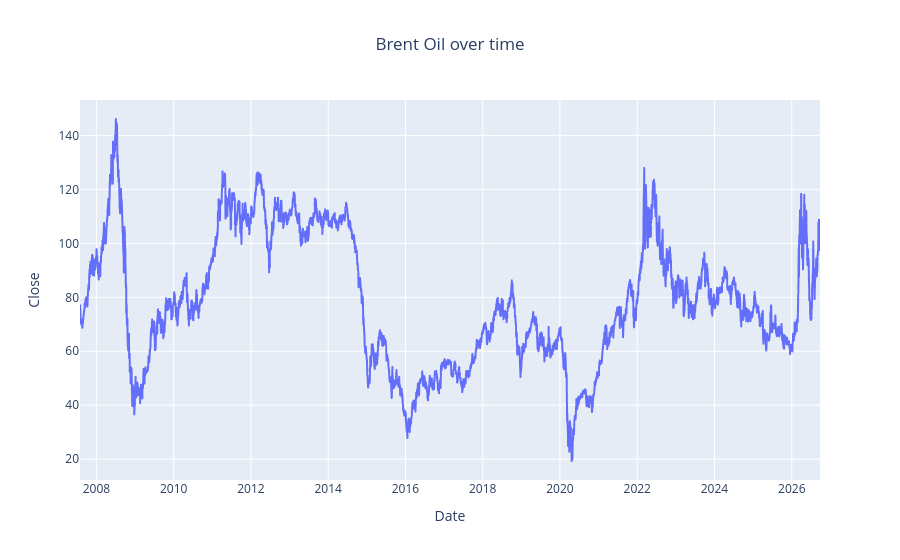

Notebook source saved alongside this figure:
### Code cell
# Dynamic visualisation
fig = px.line(brent_oil,
              x=brent_oil.index,
              y="Close",
              title='Brent Oil over time')
fig.update_layout(title_x=0.5)  # This will center the title horizontally

fig.show()

### Figure 1 — Plotly figure (JSON) as saved in the notebook; plotly's stock layout.template omitted (floating-point values rounded to 4 significant figures; data arrays with more than 128 entries replaced by an {"elided": "..."} marker saying what was removed)
{"data": [{"hovertemplate": "Date=%{x}<br>Close=%{y}<extra></extra>", "legendgroup": "", "line": {"color": "#636efa", "dash": "solid"}, "marker": {"symbol": "circle"}, "mode": "lines", "name": "", "showlegend": false, "type": "scattergl", "x": {"elided": "4769 str values"}, "xaxis": "x", "y": {"elided": "4769 float values"}, "yaxis": "y"}], "layout": {"legend": {"tracegroupgap": 0}, "title": {"text": "Brent Oil over time", "x": 0.5}, "xaxis": {"anchor": "y", "domain": [0, 1], "title": {"text": "Date"}}, "yaxis": {"anchor": "x", "domain": [0, 1], "title": {"text": "Close"}}}}
